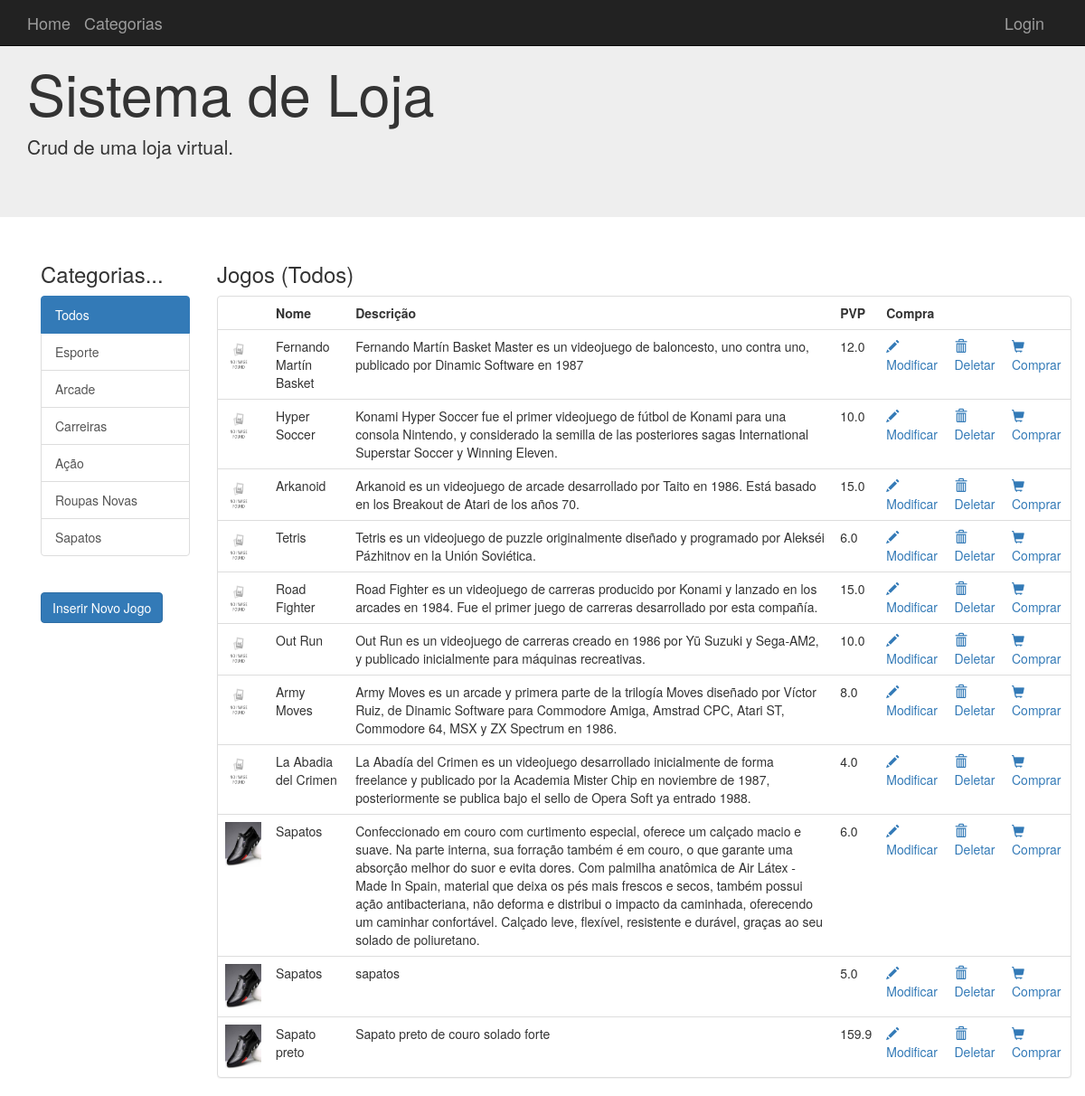
The page / on the database its author committed.
### aplicacao/model.py (models this page shows, shortened)
class Categorias(db.Model):
    __tablename__ = 'categorias'
    id = Column(Integer, primary_key=True)
    nome = Column(String(100))
    artigos = relationship("Artigos", backref="Categorias", lazy='dynamic')

class Artigos(db.Model):
    __tablename__ = 'artigos'
    id = Column(Integer, primary_key=True)
    nome = Column(String(100), nullable=False)
    preco = Column(Float, default=0)
    iva = Column(Integer, default=21)
    descricao = Column(String(255))
    image = Column(String(255))
    stock = Column(Integer, default=0)
    CategoriaId = Column(Integer, ForeignKey('categorias.id'), nullable=False)
    categoria = relationship("Categorias", backref="Artigos")

### aplicacao/app.py (the view)
@app.route('/')
@app.route('/categoria/<id>')
def index(id = '0'):
    categoria = Categorias.query.get(id)
    if id == '0':
        artigos = Artigos.query.all()
    else:
        artigos = Artigos.query.filter_by(CategoriaId=id)
    categorias = Categorias.query.all()
    return render_template("index.html", artigos=artigos, categorias=categorias, categoria=categoria)

### aplicacao/templates/index.html (shortened to what this page needs)
    {% extends "base.html" %}
    {% block conteudo  %}
    <div class="container">
      <div class="row">
      <div class="col-md-2">
        <h3>Categorias...</h3>
        <div class="list-group">
          {% for cat in categorias %}
          {% if categoria.nome==cat.nome %}
            <a class="list-group-item active" href='{{url_for("index",id=cat.id)}}'>{{cat.nome}}</a>
          {% else %}
            <a class="list-group-item" href='{{url_for("index", id=cat.id)}}'>{{cat.nome}}</a>
          {% endif%}
          {% endfor %}
        </div>
        <br/>
        <a class="btn btn-primary" href="{{url_for('artigos_new')}}" role="button">Inserir Novo Jogo</a>
        <br/>
      </div>
     <div class="col-md-10">
        <h3>Jogos ({{categoria.nome}})</h3>
        <div class="panel panel-default">
            <table class="table table-hover">
                <tr>
                    <th></th>
                    <th>Nome</th>
                    <th>Descrição</th>
                    <th>PVP</th>
                    <th>Compra</th>
                </tr>
                {% for art in artigos %}
                <tr>
                    {% if art.image %}
                        <td><img style="width:40px; height:50px;" src="{{url_for('static', filename='img/')}}{{art.image}}"/></td>
                    {% else %}
                        <td><img style="width:30px; height:40px;" src="{{url_for('static',filename='img/not-found.jpg')}}"/>
                    {% endif %}
                    <td>{{ art.nome }}</td>
                    <td>{{art.descricao}}</td>
                    <td>{{art.preco}}</td>
                    <td><a href="{{url_for('artigos_edit',id=art.id)}}"><span class="glyphicon glyphicon-pencil"></span> Modificar</a></td>
                    <td><a href="{{url_for('artigos_delete',id=art.id)}}"><span class="glyphicon glyphicon-trash"></span> Deletar</a></td>
                    <td><a href="#"><span class="glyphicon glyphicon-shopping-cart" ></span> Comprar</a></td>
                </tr>
                {% endfor %}
            </table>
        </div>
     </div>
      </div>
    </div>
    {% endblock %}

### aplicacao/templates/base.html (shortened to what this page needs)
{% extends "bootstrap/base.html" %}
{% block navbar %}
<nav class="navbar navbar-inverse navbar-fixed-top">
      <div class="container">
        <div class="navbar-header">
          <a class="navbar-brand" href="/">Home</a>
          <a class="navbar-brand" href="{{url_for('categorias')}}">Categorias</a>
        </div>
      <div id="navbar" class="navbar-collapse collapse navbar-right">
        {% if session["id"] %}
        <a class="navbar-brand" href="/logout">Bem vindo, {{session["username"]}} (Sair)</a>
        {% else %}
        <a class="navbar-brand" href="/login">Login</a>
        {% endif %}
      </div>
    </div>
    </nav>
    <div class="jumbotron">
      <div class="container">
        <h1>Sistema de Loja</h1>
        <p>Crud de uma loja virtual.</p>
      </div>
    </div>
{% endblock %}
{% block content %}
<div class="container-fluid">
  <div class="row">
  	<div class="container">
	    {% block conteudo %}{% endblock %}
  	</div>
</div>
{% endblock %}

### rows shown on the page
Categorias: nome "Todos"
Categorias: nome "Esporte"
Categorias: nome "Arcade"
Categorias: nome "Carreiras"
Categorias: nome "Ação"
Categorias: nome "Roupas Novas"
Categorias: nome "Sapatos"
Artigos: nome "Fernando Martín Basket", descricao "Fernando Martín Basket Master es un videojuego de baloncesto, uno contra uno, publicado por Dinamic Software en 1987", preco "12.0"
Artigos: nome "Hyper Soccer", descricao "Konami Hyper Soccer fue el primer videojuego de fútbol de Konami para una consola Nintendo, y considerado la semilla de las posteriores sagas International Superstar Soccer y Winning Eleven.", preco "10.0"
Artigos: nome "Arkanoid", descricao "Arkanoid es un videojuego de arcade desarrollado por Taito en 1986. Está basado en los Breakout de Atari de los años 70.", preco "15.0"
Artigos: nome "Tetris", descricao "Tetris es un videojuego de puzzle originalmente diseñado y programado por Alekséi Pázhitnov en la Unión Soviética.", preco "6.0"
Artigos: nome "Road Fighter", descricao "Road Fighter es un videojuego de carreras producido por Konami y lanzado en los arcades en 1984. Fue el primer juego de carreras desarrollado por esta compañía.", preco "15.0"
Artigos: nome "Out Run", descricao "Out Run es un videojuego de carreras creado en 1986 por Yū Suzuki y Sega-AM2, y publicado inicialmente para máquinas recreativas.", preco "10.0"
Artigos: nome "Army Moves", descricao "Army Moves es un arcade y primera parte de la trilogía Moves diseñado por Víctor Ruiz, de Dinamic Software para Commodore Amiga, Amstrad CPC, Atari ST, Commodore 64, MSX y ZX Spectrum en 1986.", preco "8.0"
Artigos: nome "La Abadia del Crimen", descricao "La Abadía del Crimen es un videojuego desarrollado inicialmente de forma freelance y publicado por la Academia Mister Chip en noviembre de 1987, posteriormente se publica bajo el sello de Opera Soft ya entrado 1988.", preco "4.0"
Artigos: image (picture), nome "Sapatos", descricao "Confeccionado em couro com curtimento especial, oferece um calçado macio e suave. Na parte interna, sua forração também é em couro, o que garante uma absorção melhor do suor e evita dores. Com palmilha anatômica de Air Látex - Made In Spain, material que deixa os pés mais frescos e secos, também possui ação antibacteriana, não deforma e distribui o impacto da caminhada, oferecendo um caminhar confortável. Calçado leve, flexível, resistente e durável, graças ao seu solado de poliuretano.", preco "6.0"
Artigos: image (picture), nome "Sapatos", descricao "sapatos", preco "5.0"
Artigos: image (picture), nome "Sapato preto", descricao "Sapato preto de couro solado forte", preco "159.9"
